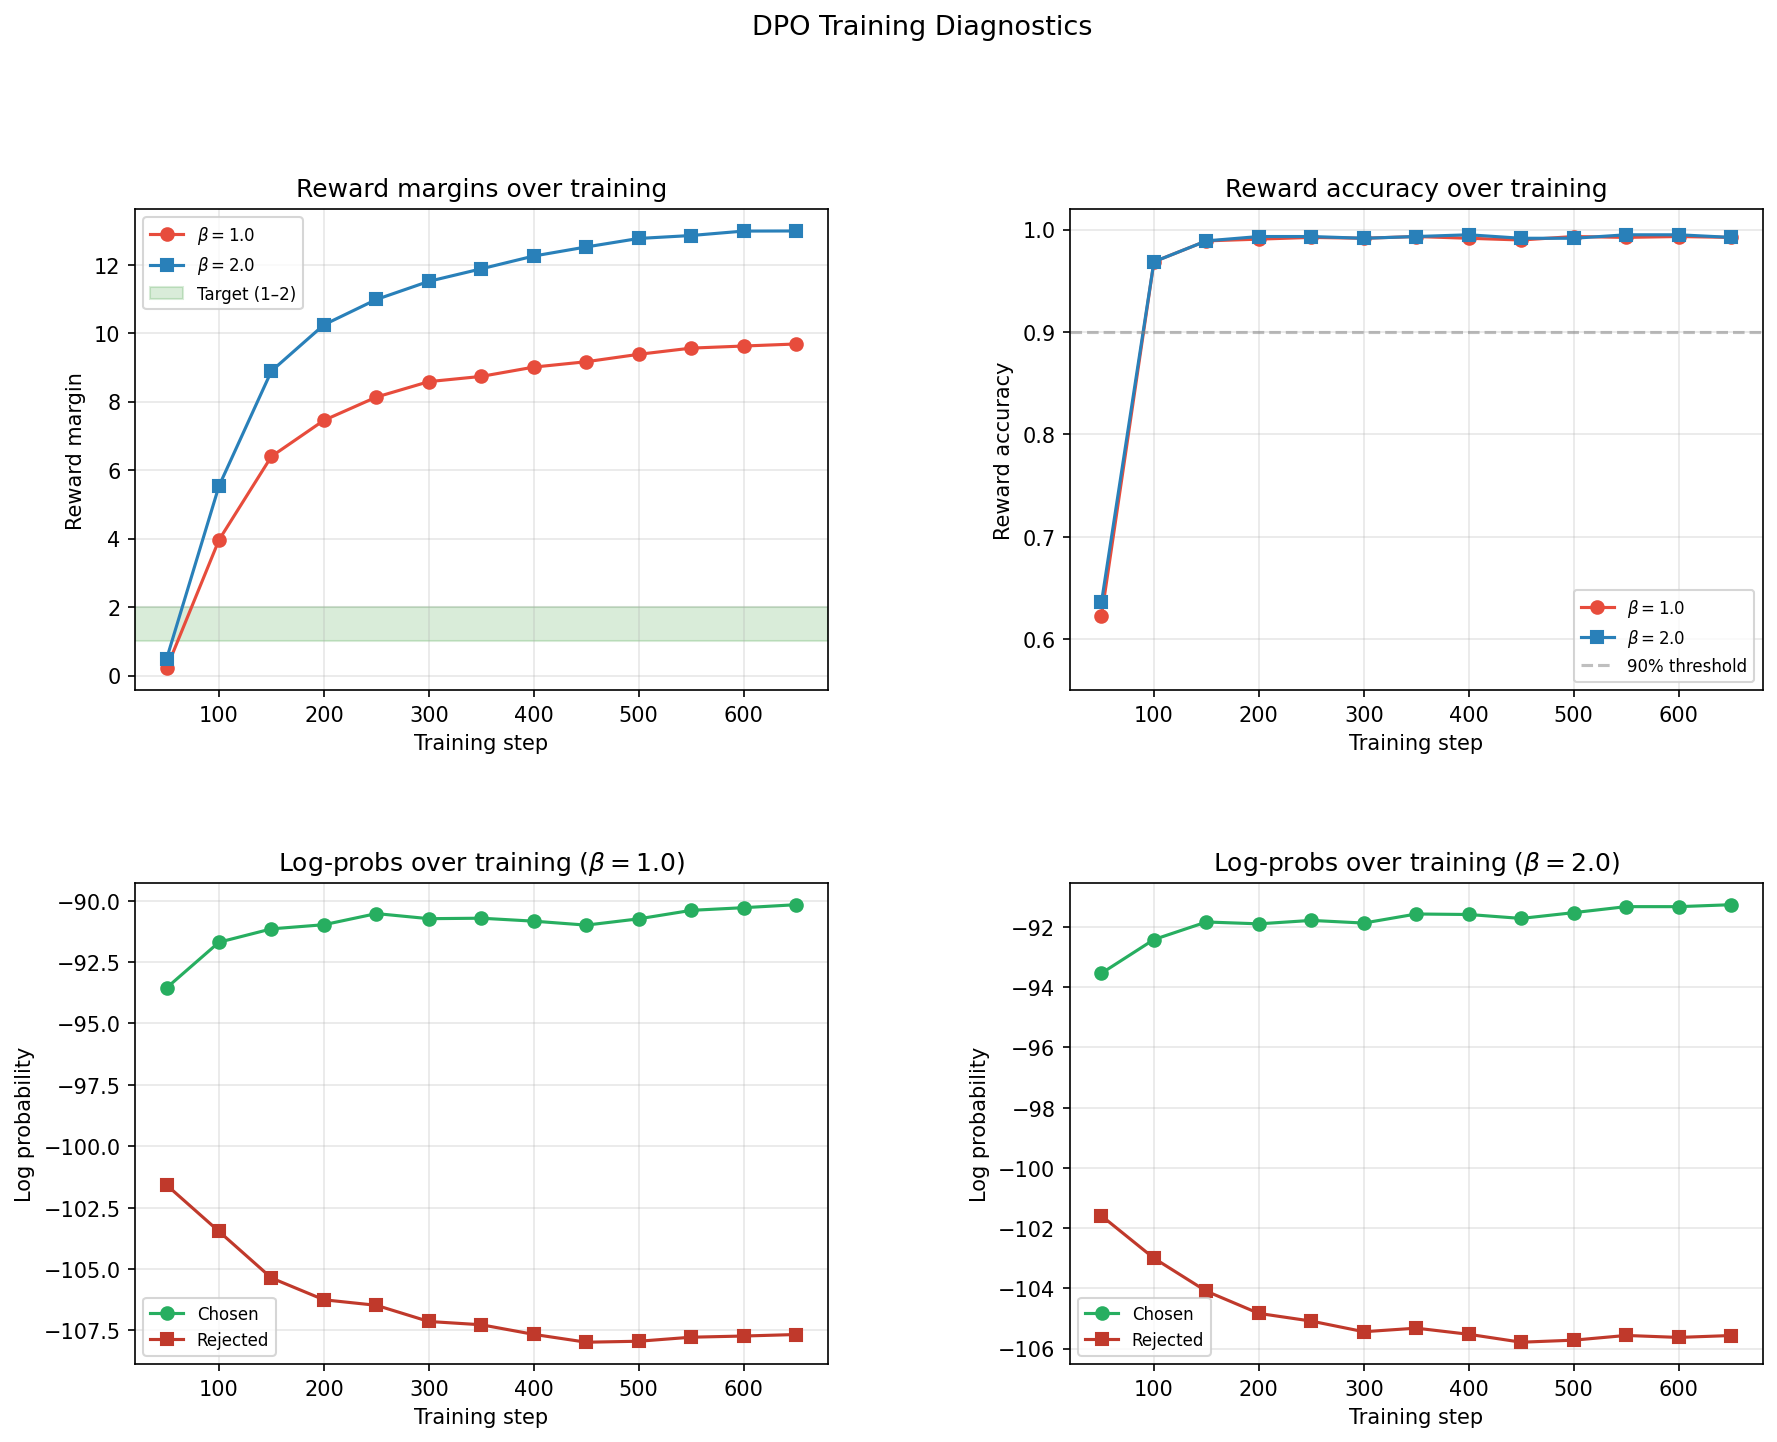

This chart was generated by the following Python code:
"""
dpo_diagnostics.py
------------------
Run from your local machine:
    python dpo_diagnostics.py

Expects these two files in DATA_DIR:
    eval_history_beta1.0_lr5e-06.json
    eval_history_beta2.0_lr5e-06.json
"""

import json
import matplotlib.pyplot as plt
import matplotlib.gridspec as gridspec
import numpy as np

DATA_DIR = "/Users/eitan/Documents/School related/Capstone Project/training_phase/reinforcement_learning"

with open(f"{DATA_DIR}/eval_history_beta1.0_lr5e-06.json") as f:
    hist_beta1 = json.load(f)

with open(f"{DATA_DIR}/eval_history_beta2.0_lr5e-06.json") as f:
    hist_beta2 = json.load(f)

def extract(history, key):
    return [e["step"] for e in history], [e.get(key) for e in history]

# ── 1. Print key numbers ────────────────────────────────────────────────────

print("=" * 60)
print("BETA=1.0 EVAL HISTORY")
print("=" * 60)
print(f"{'Step':<8} {'Loss':<10} {'Margins':<10} {'Accuracy':<10} {'Chosen LogP':<14} {'Rejected LogP'}")
for e in hist_beta1:
    print(f"{e['step']:<8} "
          f"{e.get('eval_loss', 0):<10.4f} "
          f"{e.get('eval_rewards/margins', 0):<10.4f} "
          f"{e.get('eval_rewards/accuracies', 0):<10.4f} "
          f"{e.get('eval_logps/chosen', 0):<14.2f} "
          f"{e.get('eval_logps/rejected', 0):.2f}")

print()
print("=" * 60)
print("BETA=2.0 EVAL HISTORY")
print("=" * 60)
print(f"{'Step':<8} {'Loss':<10} {'Margins':<10} {'Accuracy':<10} {'Chosen LogP':<14} {'Rejected LogP'}")
for e in hist_beta2:
    print(f"{e['step']:<8} "
          f"{e.get('eval_loss', 0):<10.4f} "
          f"{e.get('eval_rewards/margins', 0):<10.4f} "
          f"{e.get('eval_rewards/accuracies', 0):<10.4f} "
          f"{e.get('eval_logps/chosen', 0):<14.2f} "
          f"{e.get('eval_logps/rejected', 0):.2f}")

# ── 2. Where do margins first exceed target range (1.0–2.0)? ───────────────

print()
print("=" * 60)
print("MARGIN CROSSING ANALYSIS (target: 1.0 – 2.0)")
print("=" * 60)
for label, hist in [("beta=1.0", hist_beta1), ("beta=2.0", hist_beta2)]:
    prev_step, prev_margin = None, None
    crossed = False
    for e in hist:
        m = e.get("eval_rewards/margins", 0)
        if prev_margin is not None and prev_margin < 1.0 and m > 2.0:
            print(f"{label}: jumped from {prev_margin:.3f} (step {prev_step}) "
                  f"to {m:.3f} (step {e['step']}) — skipped target range entirely")
            crossed = True
            break
        elif prev_margin is not None and prev_margin < 2.0 and m > 2.0:
            print(f"{label}: crossed upper bound at step {e['step']} "
                  f"(margin {prev_margin:.3f} → {m:.3f})")
            crossed = True
            break
        prev_step, prev_margin = e["step"], m
    if not crossed:
        print(f"{label}: never exceeded 2.0 within logged steps")

# ── 3. Chosen vs rejected logp movement ────────────────────────────────────

print()
print("=" * 60)
print("CHOSEN vs REJECTED LOG-PROB MOVEMENT")
print("=" * 60)
for label, hist in [("beta=1.0", hist_beta1), ("beta=2.0", hist_beta2)]:
    first = hist[0]
    last  = hist[-1]
    chosen_delta   = last.get("eval_logps/chosen", 0)   - first.get("eval_logps/chosen", 0)
    rejected_delta = last.get("eval_logps/rejected", 0) - first.get("eval_logps/rejected", 0)
    print(f"{label}:")
    print(f"  Chosen logp   start={first.get('eval_logps/chosen',0):.2f}  "
          f"end={last.get('eval_logps/chosen',0):.2f}  delta={chosen_delta:+.2f}")
    print(f"  Rejected logp start={first.get('eval_logps/rejected',0):.2f}  "
          f"end={last.get('eval_logps/rejected',0):.2f}  delta={rejected_delta:+.2f}")
    ratio = abs(rejected_delta) / (abs(chosen_delta) + 1e-9)
    print(f"  Rejected moved {ratio:.1f}x more than chosen\n")

# ── 4. Figures ──────────────────────────────────────────────────────────────

fig = plt.figure(figsize=(14, 10))
gs  = gridspec.GridSpec(2, 2, hspace=0.4, wspace=0.35)

steps1, margins1 = extract(hist_beta1, "eval_rewards/margins")
steps2, margins2 = extract(hist_beta2, "eval_rewards/margins")
steps1a, acc1    = extract(hist_beta1, "eval_rewards/accuracies")
steps2a, acc2    = extract(hist_beta2, "eval_rewards/accuracies")
steps1c, chosen1 = extract(hist_beta1, "eval_logps/chosen")
steps1r, rej1    = extract(hist_beta1, "eval_logps/rejected")
steps2c, chosen2 = extract(hist_beta2, "eval_logps/chosen")
steps2r, rej2    = extract(hist_beta2, "eval_logps/rejected")

# Panel A: reward margins
ax1 = fig.add_subplot(gs[0, 0])
ax1.plot(steps1, margins1, "o-", label=r"$\beta=1.0$", color="#e74c3c")
ax1.plot(steps2, margins2, "s-", label=r"$\beta=2.0$", color="#2980b9")
ax1.axhspan(1.0, 2.0, alpha=0.15, color="green", label="Target (1–2)")
ax1.set_xlabel("Training step")
ax1.set_ylabel("Reward margin")
ax1.set_title("Reward margins over training")
ax1.legend(fontsize=8)
ax1.grid(True, alpha=0.3)

# Panel B: reward accuracy
ax2 = fig.add_subplot(gs[0, 1])
ax2.plot(steps1a, acc1, "o-", label=r"$\beta=1.0$", color="#e74c3c")
ax2.plot(steps2a, acc2, "s-", label=r"$\beta=2.0$", color="#2980b9")
ax2.axhline(y=0.90, linestyle="--", color="gray", alpha=0.5, label="90% threshold")
ax2.set_xlabel("Training step")
ax2.set_ylabel("Reward accuracy")
ax2.set_title("Reward accuracy over training")
ax2.set_ylim(0.55, 1.02)
ax2.legend(fontsize=8)
ax2.grid(True, alpha=0.3)

# Panel C: chosen vs rejected logp (beta=1.0)
ax3 = fig.add_subplot(gs[1, 0])
ax3.plot(steps1c, chosen1, "o-", label="Chosen", color="#27ae60")
ax3.plot(steps1r, rej1,    "s-", label="Rejected", color="#c0392b")
ax3.set_xlabel("Training step")
ax3.set_ylabel("Log probability")
ax3.set_title(r"Log-probs over training ($\beta=1.0$)")
ax3.legend(fontsize=8)
ax3.grid(True, alpha=0.3)

# Panel D: chosen vs rejected logp (beta=2.0)
ax4 = fig.add_subplot(gs[1, 1])
ax4.plot(steps2c, chosen2, "o-", label="Chosen", color="#27ae60")
ax4.plot(steps2r, rej2,    "s-", label="Rejected", color="#c0392b")
ax4.set_xlabel("Training step")
ax4.set_ylabel("Log probability")
ax4.set_title(r"Log-probs over training ($\beta=2.0$)")
ax4.legend(fontsize=8)
ax4.grid(True, alpha=0.3)

plt.suptitle("DPO Training Diagnostics", fontsize=13, y=1.01)
plt.savefig(f"{DATA_DIR}/dpo_diagnostics.png", dpi=150, bbox_inches="tight")
plt.show()
print(f"\nFigure saved to {DATA_DIR}/dpo_diagnostics.png")
